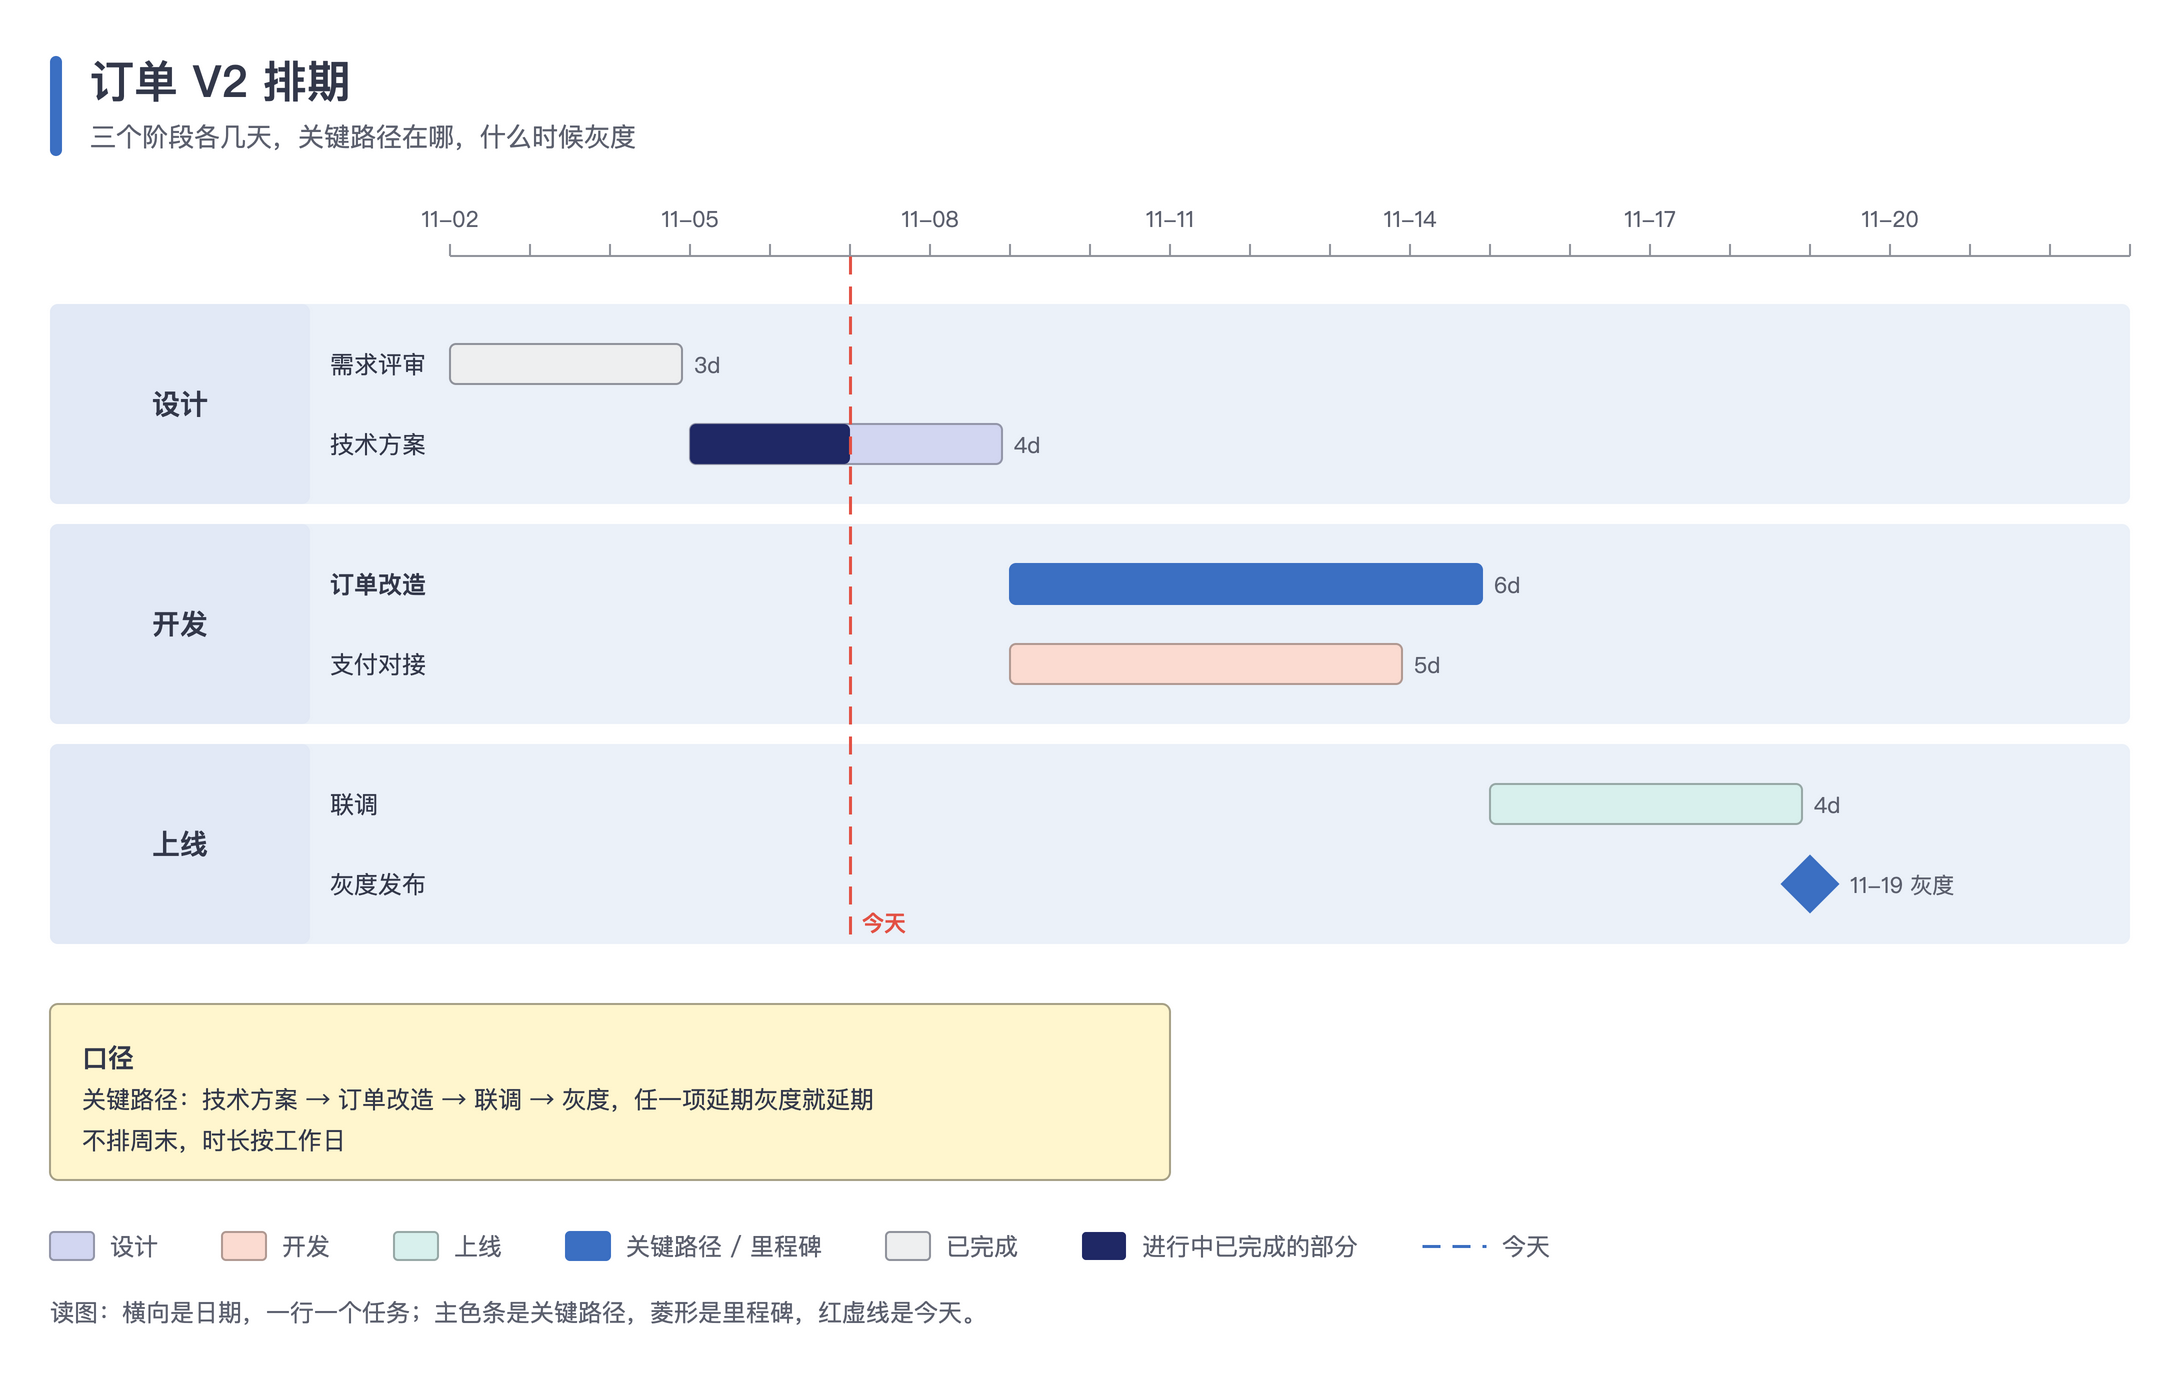

Source code (Python):
#!/usr/bin/env python3
"""甘特图：左侧任务列、顶部日期刻度，每个阶段一条横带，条形按阶段色区分，关键路径用主色，里程碑用菱形。

用到：band 阶段行、rect 时间条、line 刻度与今日线、box（diamond）里程碑、panel、legend、footer。
运行后在本目录生成 gantt.drawio 和 gantt.png。
"""
import datetime as dt
import os
import sys

HERE = os.path.dirname(os.path.abspath(__file__))
sys.path.insert(0, os.path.join(os.path.dirname(HERE), 'scripts'))
from drawio_kit import Diagram, SERIES  # noqa: E402

MIN_SIDE = int(os.environ.get('DIAGRAM_MIN_SIDE', 4000))

d = Diagram('订单 V2 排期', '三个阶段各几天，关键路径在哪，什么时候灰度')
START = dt.date(2026, 11, 2)
DAYS, PX = 21, 40  # 显示天数、每天像素
X0, Y0, ROW = 240, 160, 40  # 时间轴起点、第一条带 y、任务行高
LABEL_W = X0 - 40 - 10


def day_x(date):
    return X0 + (date - START).days * PX


# 阶段 → 任务：(名称, 开始, 天数, 类型)，类型 done / active / crit / plain / milestone
SECTIONS = [
    ('设计', [('需求评审', dt.date(2026, 11, 2), 3, 'done'), ('技术方案', dt.date(2026, 11, 5), 4, 'active')]),
    ('开发', [('订单改造', dt.date(2026, 11, 9), 6, 'crit'), ('支付对接', dt.date(2026, 11, 9), 5, 'plain')]),
    ('上线', [('联调', dt.date(2026, 11, 15), 4, 'plain'), ('灰度发布', dt.date(2026, 11, 19), 0, 'milestone')]),
]
# 日期刻度
AX_Y = Y0 - 30
for i in range(DAYS + 1):
    x = X0 + i * PX
    d.line(x, AX_Y, x, AX_Y + 6, color=d.t.stroke('ext'), width=1)
    if i % 3 == 0 and i < DAYS:
        d.text(x - 24, AX_Y - 22, 48, 18, (START + dt.timedelta(days=i)).strftime('%m-%d'), size=11, color=d.t.muted, align='center')
d.line(X0, AX_Y + 6, X0 + DAYS * PX, AX_Y + 6, color=d.t.stroke('ext'), width=1)

y = Y0
for s, (section, tasks) in enumerate(SECTIONS):
    role = SERIES[s % len(SERIES)]
    fill, stroke, _ = d.t.roles[role]
    dk = d.t.deep(role)
    h = len(tasks) * ROW + 20
    d.band(40, y, X0 + DAYS * PX - 40, h, section, label_w=130)
    for i, (name, start, days, kind) in enumerate(tasks):
        ty = y + 10 + i * ROW
        d.text(180, ty + 2, LABEL_W - 140, 36, name, size=12, bold=kind == 'crit', align='left')
        if kind == 'milestone':
            d.box(day_x(start) - 14, ty + 6, 28, 28, '', role='key', shape='diamond')
            d.text(day_x(start) + 20, ty + 11, 120, 18, start.strftime('%m-%d') + ' 灰度', size=11, color=d.t.muted)
            continue
        bar_fill = {'crit': d.t.primary, 'done': d.t.fill('ext')}.get(kind, fill)
        bar_stroke = {'crit': d.t.primary, 'done': d.t.stroke('ext')}.get(kind, stroke)
        d.rect(day_x(start), ty + 10, days * PX - 4, 20, bar_fill, stroke=bar_stroke, extra='rounded=1;arcSize=6;absoluteArcSize=1;')
        if kind == 'active':  # 进行中：已完成部分加深（示意按一半画）
            d.rect(day_x(start), ty + 10, int(days * PX * 0.5), 20, dk, stroke='none', extra='rounded=1;arcSize=6;absoluteArcSize=1;')
        d.text(day_x(start) + days * PX + 2, ty + 11, 60, 18, f'{days}d', size=11, color=d.t.muted)
    y += h + 10

# 今日线
today = dt.date(2026, 11, 7)
d.line(day_x(today), AX_Y + 6, day_x(today), y - 10, color=d.t.stroke('bad'), width=1.5, dashed=True)
d.text(day_x(today) + 6, y - 30, 80, 18, '今天', size=11, color=d.t.stroke('bad'), bold=True)

p = d.panel(40, y + 20, 560, '口径', ['关键路径：技术方案 → 订单改造 → 联调 → 灰度，任一项延期灰度就延期', '不排周末，时长按工作日'])
d.legend(40, p + 24, [('lav', '设计'), ('peach', '开发'), ('mint', '上线'), ('key', '关键路径 / 里程碑'), ('ext', '已完成'), (('color', d.t.deep('lav')), '进行中已完成的部分'), ('line-dashed', '今天')])
d.footer(40, p + 56, '读图：横向是日期，一行一个任务；主色条是关键路径，菱形是里程碑，红虚线是今天。')

name = os.path.join(HERE, 'gantt')
d.save(name + '.drawio')
d.export(name + '.drawio', name + '.png', scale=d.scale_for(MIN_SIDE))
